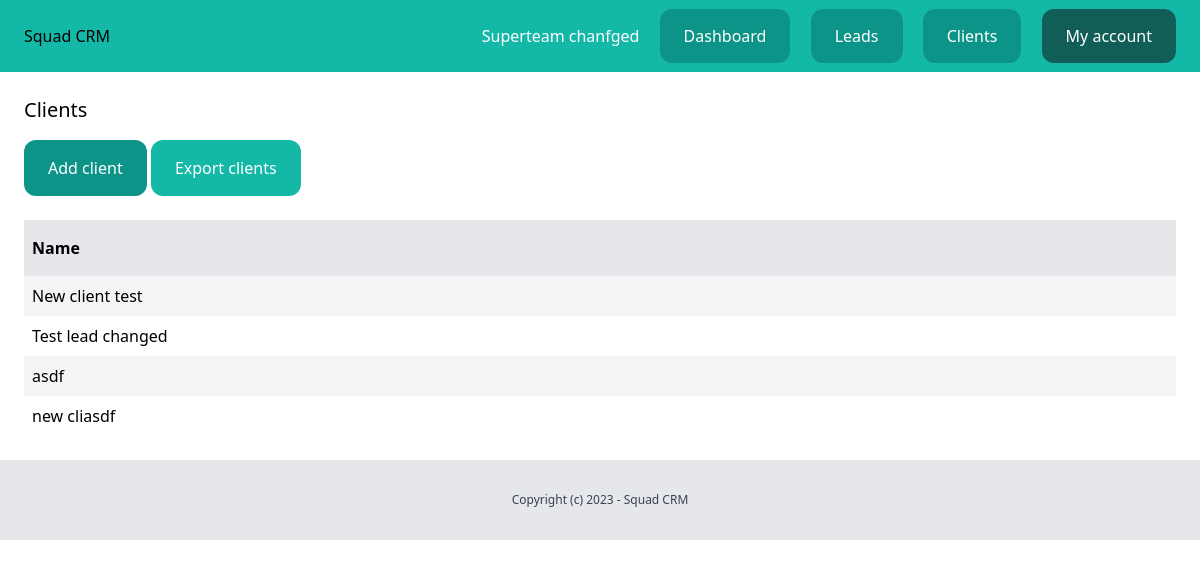
The page /dashboard/clients/ (signed in) on the database its author committed.
### team/models.py (models this page shows, shortened)
class Team(models.Model):
    plan = models.ForeignKey(Plan, related_name='teams', blank=True, null=True, on_delete=models.CASCADE)
    name = models.CharField(max_length=100)
    members = models.ManyToManyField(User, related_name='teams')
    created_by = models.ForeignKey(User, related_name='created_teams', on_delete=models.CASCADE)
    created_at = models.DateTimeField(auto_now_add=True)

### client/models.py (models this page shows, shortened)
class Client(models.Model):
    team = models.ForeignKey(Team, related_name='clients', on_delete=models.CASCADE)
    name = models.CharField(max_length=255)
    email = models.EmailField()
    description = models.TextField(blank=True, null=True)
    created_by = models.ForeignKey(User, related_name='clients', on_delete=models.CASCADE)
    created_at = models.DateTimeField(auto_now_add=True)
    modified_at = models.DateTimeField(auto_now=True)
    class Meta:
        ordering = ('name',)

### client/views.py (the view)
# urls.py: path('', views.clients_list, name='list'),
@login_required
def clients_list(request):
    team = request.user.userprofile.active_team
    clients = team.clients.all()
    return render(request, 'client/clients_list.html', {
        'clients': clients
    })

### team/context_processors.py (called while the page is built)
def active_team(request):
    if request.user.is_authenticated:
        active_team = request.user.userprofile.get_active_team()
        if not active_team:
            active_team = Team.objects.filter(created_by=request.user)[0]
    else:
        active_team = None
    return {'active_team': active_team}

### userprofile/models.py (called while the page is built)
    def get_active_team(self):
        if self.active_team:
            return self.active_team
        else:
            return Team.objects.filter(members__in=[self.user.id]).first()

### client/templates/client/clients_list.html (shortened to what this page needs)
{% extends 'core/base.html' %}
{% block content %}
    <div class="py-6 px-6">
        <h1 class="mb-4 text-xl">Clients</h1>
        <a href="{% url 'clients:add' %}" class="inline-block py-4 px-6 bg-teal-600 rounded-xl text-white">Add client</a>
        <a href="{% url 'clients:export' %}" class="inline-block py-4 px-6 rounded-xl bg-teal-500 text-white">Export clients</a>
        {% if clients %}
            <div class="mt-6 flex justify-between">
                <p class="py-4 px-2 bg-gray-200 font-semibold w-full">Name</p>
            </div>
            {% for client in clients %}
                <div class="flex justify-between">
                    <p class="py-2 px-2 w-full {% cycle 'bg-gray-100' '' %}">
                        <a href="{% url 'clients:detail' client.id %}">{{ client.name }}</a>
                    </p>
                </div>
            {% endfor %}
        {% else %}
            <p class="mt-6 px-2">There are no clients in the database yet...</p>
        {% endif %}
    </div>
{% endblock %}

### core/templates/core/partials/nav.html
<nav class="py-6 px-6 flex justify-between bg-teal-500">
    <h1>Squad CRM</h1>
    <div class="space-x-4">
        {% if request.user.is_authenticated %}
            <a href="{% url 'team:detail' active_team.id %}" class="text-white">{{ active_team.name }}</a>
            <a href="{% url 'dashboard:index' %}" class="py-4 px-6 bg-teal-600 rounded-xl text-white">Dashboard</a>
            <a href="{% url 'leads:list' %}" class="py-4 px-6 bg-teal-600 rounded-xl text-white">Leads</a>
            <a href="{% url 'clients:list' %}" class="py-4 px-6 bg-teal-600 rounded-xl text-white">Clients</a>
            <a href="{% url 'userprofile:myaccount' %}" class="py-4 px-6 bg-teal-800 rounded-xl text-white">My account</a>
        {% else %}
            <a href="{% url 'login' %}" class="py-4 px-6 bg-teal-600 rounded-xl text-white">Log in</a>
            <a href="{% url 'userprofile:signup' %}" class="py-4 px-6 bg-teal-300 rounded-xl text-white">Sign up</a>
        {% endif %}
    </div>
</nav>

### rows shown on the page
Team: name "Superteam chanfged"
Client: name "New client test"
Client: name "Test lead changed"
Client: name "asdf"
Client: name "new cliasdf"
